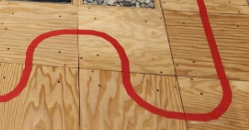
#> input picture red_line_contrast.png, 249 x 130 px, given in place of IMG_5564 2.MOV, which was not available
$ python lane_detection_api.py
#> lines starting #> are read from the running program, lines starting #| are printed output that depends on the picture; after the words box and inside, x2 and y2 are one past the last pixel; in counts of white or black regions, pixels touching at a corner belong together; pictures that were not available may be replaced by others from this repository, and a replacement may not be noted
import cv2 as cv
import numpy as np

class RedLineDetectionAPI:
    def __init__(self, frame_width=480, frame_height=480):
        self.frame_width = frame_width
        self.frame_height = frame_height
        self.left_error = None
        self.right_error = None

        self.left_history = []
        self.right_history = []
        self.history_size = 10
        self.max_jump = 10

        self.last_valid_left = None
        self.last_valid_right = None

        # Circle detection parameters
        self.circle_detected = False
        self.circle_distance = None
        self.circle_within_threshold = False
        self.distance_threshold = 10.0  # [cm]

        # Circle calibration parameters - for known red circle
        self.known_circle_diameter_cm = 20.0
        self.focal_length = None

        # Distance hysteresis parameters
        self.distance_history = []
        self.distance_history_size = 10  # Number of frames to average over
        self.max_distance_jump = 5.0    # Maximum allowed distance change between frames
        self.last_valid_distance = None

        # Hysteresis thresholds to prevent flickering
        self.near_threshold = 2.0 # Below = near
        self.far_threshold = 2.5 # Above = far

        self.circle_debug_mode = True

    # Tool
    # https://math.stackexchange.com/questions/3739230/calculate-the-distance-to-an-object-through-a-pinhole-camera-2-approaches
    def calibrate_focal_length(self, known_distance_cm, pixel_diameter):
        """Calibrate the focal length using a reference image
        known_distance_cm: how far the circle was from camera when reference image was taken
        pixel_diameter: diameter of the circle in pixels in the reference image
        """
        self.focal_length = (pixel_diameter * known_distance_cm) / self.known_circle_diameter_cm
        print(f"Camera calibrated with focal length: {self.focal_length:.2f}")

    def process_frame(self, frame):
        """Process a single frame and return left and right errors"""
        if frame is None:
            return None, None, None, None

        frame = cv.rotate(frame, cv.ROTATE_90_CLOCKWISE)
        frame = cv.resize(frame, (self.frame_width, self.frame_height))

        red_lower1 = np.array([0, 50, 50])
        red_upper1 = np.array([10, 255, 255])
        red_lower2 = np.array([170, 50, 50])
        red_upper2 = np.array([180, 255, 255])

        hsv = cv.cvtColor(frame, cv.COLOR_BGR2HSV)

        mask1 = cv.inRange(hsv, red_lower1, red_upper1)
        mask2 = cv.inRange(hsv, red_lower2, red_upper2)
        mask = cv.bitwise_or(mask1, mask2)

        # Supposed to clean up mask? - lowkey does
        kernel = np.ones((5,5), np.uint8)
        mask = cv.morphologyEx(mask, cv.MORPH_OPEN, kernel)
        mask = cv.morphologyEx(mask, cv.MORPH_CLOSE, kernel)

        red_regions = cv.bitwise_and(frame, frame, mask=mask)

        debug_frame = frame.copy()
        self.detect_circles(mask, debug_frame)

        gray = cv.cvtColor(red_regions, cv.COLOR_BGR2GRAY)
        blurred = cv.GaussianBlur(gray, (5, 5), 0)
        edges = cv.Canny(blurred, 200, 255)

        lines = cv.HoughLinesP(
            edges,
            rho=1,
            theta=np.pi/180,
            threshold=10,
            minLineLength=5,
            maxLineGap=10
        )

        bottom_row = self.frame_height
        bottom_region_height = 50
        bottom_region_top = bottom_row - bottom_region_height

        leftmost_x = self.frame_width
        rightmost_x = 0

        debug_frame = frame.copy()

        # cv.line(debug_frame, (0, bottom_region_top), (self.frame_width, bottom_region_top), (0, 255, 255), 1)
        # cv.line(debug_frame, (0, bottom_row), (self.frame_width, bottom_row), (0, 255, 255), 1)

        lines_detected = False

        if lines is not None:
            for line in lines:
                x1, y1, x2, y2 = line[0]

                cv.line(debug_frame, (x1, y1), (x2, y2), (0, 255, 0), 2)

                if (y1 >= bottom_region_top and y1 <= bottom_row) or (y2 >= bottom_region_top and y2 <= bottom_row):
                    if x2 != x1:
                        slope = (y2 - y1) / (x2 - x1)
                        intercept = y1 - slope * x1

                        x_at_bottom = int((bottom_row - intercept) / slope) if slope != 0 else x1

                        if 0 <= x_at_bottom <= self.frame_width:
                            lines_detected = True
                            if x_at_bottom < leftmost_x:
                                leftmost_x = x_at_bottom
                            if x_at_bottom > rightmost_x:
                                rightmost_x = x_at_bottom

                            # cv.circle(debug_frame, (x_at_bottom, bottom_row), 5, (0, 0, 255), -1)

        if not lines_detected:
            cv.putText(debug_frame, "No lines detected", (self.frame_width//2 - 80, self.frame_height//2),
                      cv.FONT_HERSHEY_SIMPLEX, 0.7, (0, 0, 255), 2)
            return None, None, debug_frame, edges

        raw_left_error = leftmost_x
        raw_right_error = self.frame_width - rightmost_x

        left_error = self.smooth_value(raw_left_error, self.left_history, self.last_valid_left)
        right_error = self.smooth_value(raw_right_error, self.right_history, self.last_valid_right)

        if leftmost_x < self.frame_width:
            self.last_valid_left = left_error
        if rightmost_x > 0:
            self.last_valid_right = right_error

        if leftmost_x < self.frame_width:
            smooth_left_x = int(leftmost_x)
            # cv.line(debug_frame, (0, bottom_row), (smooth_left_x, bottom_row), (255, 0, 0), 2)
            # cv.putText(debug_frame, f"L:{left_error:.1f}", (10, bottom_row-10),
            #            cv.FONT_HERSHEY_SIMPLEX, 0.5, (255, 0, 0), 2)

        if rightmost_x > 0:
            smooth_right_x = int(self.frame_width - right_error)
            # cv.line(debug_frame, (smooth_right_x, bottom_row), (self.frame_width, bottom_row), (0, 0, 255), 2)
            # cv.putText(debug_frame, f"R:{right_error:.1f}", (rightmost_x+10, bottom_row-10),
            #            cv.FONT_HERSHEY_SIMPLEX, 0.5, (0, 0, 255), 2)

        self.left_error = left_error
        self.right_error = right_error

        # Debug text for circle detection
        if self.circle_detected:
            text = f"Circle: {self.circle_distance:.1f}cm"
            color = (0, 0, 255) if self.circle_within_threshold else (0, 255, 0)
            cv.putText(debug_frame, text, (10, 30), cv.FONT_HERSHEY_SIMPLEX, 0.7, color, 2)

            if self.circle_within_threshold:
                cv.putText(debug_frame, "ACTUATE GRABBER!", (10, 60),
                           cv.FONT_HERSHEY_SIMPLEX, 0.7, (0, 0, 255), 2)

        return left_error, right_error, debug_frame, edges

    def detect_circles(self, mask, debug_frame):
        """Detect circles in the red regions and estimate their distance"""
        self.circle_detected = False
        raw_distance = None

        blurred = cv.GaussianBlur(mask, (9, 9), 2)

        if self.circle_debug_mode:
            cv.imshow('Circle Detection - Mask', mask)
            cv.imshow('Circle Detection - Blurred', blurred)

        circles = cv.HoughCircles(
            blurred,
            cv.HOUGH_GRADIENT,
            dp=1,
            minDist=self.frame_height/4,
            param1=50,
            param2=20,
            minRadius=10,
            maxRadius=int(self.frame_width/2)
        )

        if circles is not None:
            circles = np.uint16(np.around(circles))

            circle = circles[0][0]
            center_x, center_y, radius = circle[0], circle[1], circle[2]

            if self.circle_debug_mode:
                print(f"Found circle via HoughCircles: radius={radius}")

            if self.focal_length is None:
                self.focal_length = 300

            pixel_diameter = radius * 2
            raw_distance = (self.focal_length * self.known_circle_diameter_cm) / pixel_diameter

            self.circle_detected = True

            color = (0, 0, 255) if self.circle_within_threshold else (0, 255, 0)
            cv.circle(debug_frame, (center_x, center_y), radius, color, 2)
            cv.circle(debug_frame, (center_x, center_y), 2, color, 3)

            distance_text = f"{raw_distance:.1f}cm"
            cv.putText(debug_frame, distance_text,
                    (center_x - 40, center_y - radius - 10),
                    cv.FONT_HERSHEY_SIMPLEX, 0.6, (255, 255, 0), 2)

        if self.circle_detected and raw_distance is not None:
            self.circle_distance = self.smooth_distance(raw_distance)

            if self.circle_distance <= self.near_threshold:
                self.circle_within_threshold = True
            elif self.circle_distance >= self.far_threshold:
                self.circle_within_threshold = False

            color = (0, 0, 255) if self.circle_within_threshold else (0, 255, 0)
            cv.putText(debug_frame, f"Smooth: {self.circle_distance:.1f}cm",
                      (10, 90), cv.FONT_HERSHEY_SIMPLEX, 0.6, color, 2)

            if self.circle_debug_mode and raw_distance is not None:
                cv.putText(debug_frame, f"Raw: {raw_distance:.1f}cm",
                          (10, 120), cv.FONT_HERSHEY_SIMPLEX, 0.6, (255, 255, 0), 2)

    def smooth_distance(self, new_distance):
        """Apply smoothing and outlier rejection to distance measurements"""
        # Sanity check - reject obviously incorrect values
        if new_distance is None or new_distance <= 0 or new_distance > 200:  # Max reasonable distance
            return self.last_valid_distance if self.last_valid_distance is not None else 100.0

        # Outlier rejection - if the jump is too large, dampen it
        if self.last_valid_distance is not None:
            if abs(new_distance - self.last_valid_distance) > self.max_distance_jump:
                # Instead of rejecting completely, blend with previous value
                weight = self.max_distance_jump / abs(new_distance - self.last_valid_distance)
                new_distance = (new_distance * weight) + (self.last_valid_distance * (1 - weight))
                if self.circle_debug_mode:
                    print(f"Large distance jump detected! Smoothing from {self.last_valid_distance:.1f} to {new_distance:.1f}")

        self.distance_history.append(new_distance)
        if len(self.distance_history) > self.distance_history_size:
            self.distance_history.pop(0)

        if len(self.distance_history) > 0:
            total_weight = 0
            weighted_sum = 0

            for i, dist in enumerate(self.distance_history):
                weight = 1.0 + i / len(self.distance_history)
                weighted_sum += dist * weight
                total_weight += weight

            smoothed_distance = weighted_sum / total_weight
            self.last_valid_distance = smoothed_distance
            return smoothed_distance

        self.last_valid_distance = new_distance
        return new_distance

    def smooth_value(self, new_value, history, last_valid):
        """Apply smoothing and outlier rejection to a value"""
        if new_value is None or new_value <= 0 or new_value >= self.frame_width:
            return last_valid if last_valid is not None else new_value

        if history and abs(new_value - history[-1]) > self.max_jump:
            new_value = history[-1] * 0.7 + new_value * 0.3

        history.append(new_value)

        if len(history) > self.history_size:
            history.pop(0)

        if len(history) > 0:
            alpha = 0.6
            smoothed = new_value * alpha

            weight = (1 - alpha) / len(history)
            for hist_val in history[:-1]:
                smoothed += hist_val * weight

            return smoothed

        return new_value

    def process_video(self, video_path, callback=None, show_debug=True, line_detector=None):
        """Process video and report errors via callback"""
#> called with video_path = './IMG_5564 2.MOV', show_debug = True
        cap = cv.VideoCapture(video_path)

        if not cap.isOpened():
            print(f"Error: Could not open video source {video_path}")
            return

        while True:
            ret, frame = cap.read()
#> frame is the input picture: shape (130, 249, 3); mean B, G, R 89.7, 135.4, 186.2
            if not ret:
                print("End of video or error reading frame")
                break

            left_error, right_error, debug_frame, edges = self.process_frame(frame)
#> in process_frame, `frame = cv.rotate(frame, cv.ROTATE_90_CLOCKWISE)`:
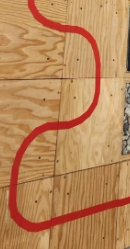
#> frame: shape (249, 130, 3); mean of channels 0, 1, 2 89.7, 135.4, 186.2; drawn as B, G, R
#> in process_frame, `hsv = cv.cvtColor(frame, cv.COLOR_BGR2HSV)`: hsv: shape (480, 480, 3); mean H, S, V 15, 133.6, 186.1
#> in process_frame, `mask1 = cv.inRange(hsv, red_lower1, red_upper1)`:
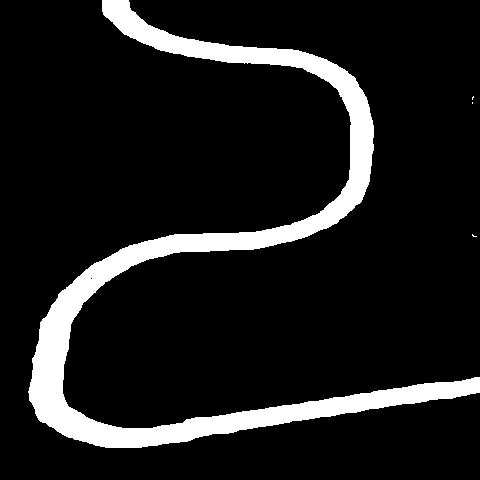
#> mask1: shape (480, 480); 11% white; 4 white regions (3 under 20 px), largest, box (x1, y1, x2, y2) and area: (28, 0, 480, 448) 25409
#> in process_frame, `mask2 = cv.inRange(hsv, red_lower2, red_upper2)`: mask2: shape (480, 480); 0% white in thin lines or dots, all inside (x1, y1, x2, y2) = (91, 278, 92, 279)
#> in process_frame, `mask = cv.bitwise_or(mask1, mask2)`: mask: shape (480, 480); 11% white; 4 white regions (3 under 20 px), largest, box (x1, y1, x2, y2) and area: (28, 0, 480, 448) 25410
#> in process_frame, `mask = cv.morphologyEx(mask, cv.MORPH_OPEN, kernel)`: mask: shape (480, 480); 11% white; 1 white region, box (x1, y1, x2, y2) and area: (29, 0, 480, 448) 25406
#> in process_frame, `mask = cv.morphologyEx(mask, cv.MORPH_CLOSE, kernel)`: mask: shape (480, 480); 11% white; 1 white region, box (x1, y1, x2, y2) and area: (29, 0, 480, 448) 25411
#> in detect_circles, `blurred = cv.GaussianBlur(mask, (9, 9), 2)`:
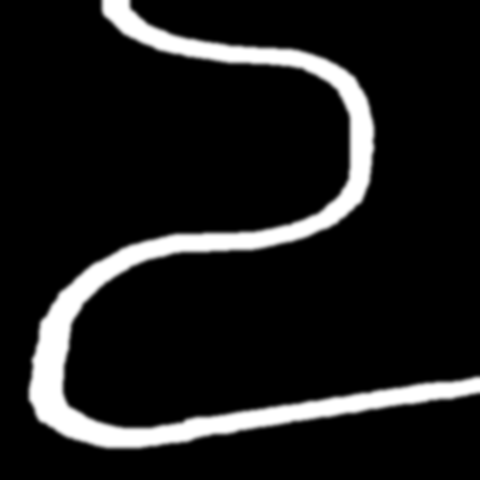
#> blurred: shape (480, 480); min 0, max 255, mean 28.1
#> in detect_circles, `circles = cv.HoughCircles( blurred, cv.HOUGH_GRADIENT, dp=1, minDist=s..`: circles = [[195.5, 394.5, 143.4], [266.5, 137.5, 106.4]]
#> in detect_circles, `circles = np.uint16(np.around(circles))`: circles = [[196, 394, 143], [266, 138, 106]]
#> in detect_circles, `circle = circles[0][0]`: circle = [196, 394, 143]
#> in detect_circles, `center_x, center_y, radius = circle[0], circle[1], circle[2]`: center_x = 196; center_y = 394; radius = 143
#| Found circle via HoughCircles: radius=143
#> in detect_circles, `pixel_diameter = radius * 2`: pixel_diameter = 286
#> in detect_circles, `raw_distance = (self.focal_length * self.known_circle_diameter_cm) / p..`: raw_distance = 20.98
#> in detect_circles, `cv.circle(debug_frame, (center_x, center_y), 2, color, 3)`: debug_frame: shape (480, 480, 3); mean of channels 0, 1, 2 89, 136.5, 184.6
#> in detect_circles, `distance_text = f"{raw_distance:.1f}cm"`: distance_text = '21.0cm'
#> the loop in smooth_distance, `for i, dist in enumerate(self.distance_history):` made 1 pass
#> (dist, weight, weighted_sum, total_weight) on pass 1: (20.98, 1, 20.98, 1)
#> after the loop in smooth_distance, `for i, dist in enumerate(self.distance_history):`: total_weight = 1; weighted_sum = 20.98
#> in process_frame, `gray = cv.cvtColor(red_regions, cv.COLOR_BGR2GRAY)`:
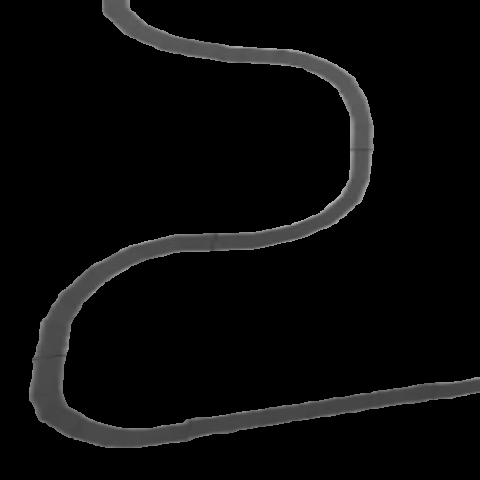
#> gray: shape (480, 480); min 0, max 191, mean 9.9
#> in process_frame, `edges = cv.Canny(blurred, 200, 255)`:
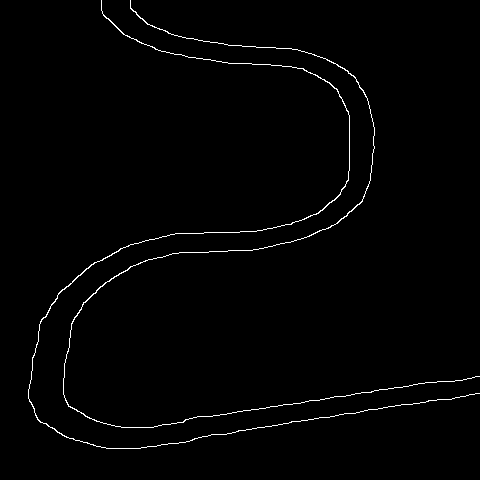
#> edges: shape (480, 480); 1.2% white in thin lines or dots, all inside (x1, y1, x2, y2) = (28, 0, 480, 449)
#> in process_frame, `lines = cv.HoughLinesP( edges, rho=1, theta=np.pi/180, threshold=10, m..`: lines = 93 rows, first 6: [202, 436, 216, 434], [351, 394, 396, 387], [237, 411, 371, 392], [220, 434, 321, 417], [246, 63, 303, 68], [64, 436, 109, 448]
#> the loop in process_frame, `for line in lines:` made 93 passes
#> (x1, y1, x2, y2, slope, intercept, x_at_bottom, leftmost_x) on pass 6: (64, 436, 109, 448, 0.267, 418.9, 229, 229)
#> (x1, y1, x2, y2, slope, intercept, x_at_bottom, leftmost_x) on passes 52, 75: (37, 419, 63, 435, 0.615, 396.2, 136, 136), (36, 417, 64, 435, 0.643, 393.9, 134, 134)
#> after the loop in process_frame, `for line in lines:`:
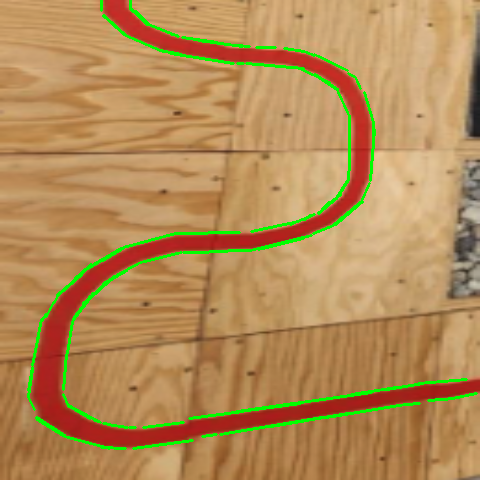
#> debug_frame: shape (480, 480, 3); mean of channels 0, 1, 2 86.9, 139.5, 179.9; drawn as B, G, R
#> after the loop in process_frame, `for line in lines:`: leftmost_x = 134; rightmost_x = 229
#> in process_frame, `raw_left_error = leftmost_x`: raw_left_error = 134
#> in process_frame, `raw_right_error = self.frame_width - rightmost_x`: raw_right_error = 251
#> in smooth_value, `smoothed = new_value * alpha`: smoothed = 80.4
#> in smooth_value, `weight = (1 - alpha) / len(history)`: weight = 0.4
#> after the loop in smooth_value, `for hist_val in history[:-1]:`: smoothed = 80.4
#> in process_frame, `right_error = self.smooth_value(raw_right_error, self.right_history, s..`: right_error = 150.6
#> in process_frame, `self.last_valid_left = left_error`: self.last_valid_left = 80.4
#> in process_frame, `self.last_valid_right = right_error`: self.last_valid_right = 150.6
#> in process_frame, `smooth_left_x = int(leftmost_x)`: smooth_left_x = 134
#> in process_frame, `smooth_right_x = int(self.frame_width - right_error)`: smooth_right_x = 329
#> in process_frame, `self.left_error = left_error`: self.left_error = 80.4
#> in process_frame, `self.right_error = right_error`: self.right_error = 150.6
#> in process_frame, `text = f"Circle: {self.circle_distance:.1f}cm"`: text = 'Circle: 21.0cm'
#> in process_frame, `cv.putText(debug_frame, text, (10, 30), cv.FONT_HERSHEY_SIMPLEX, 0.7, ..`:
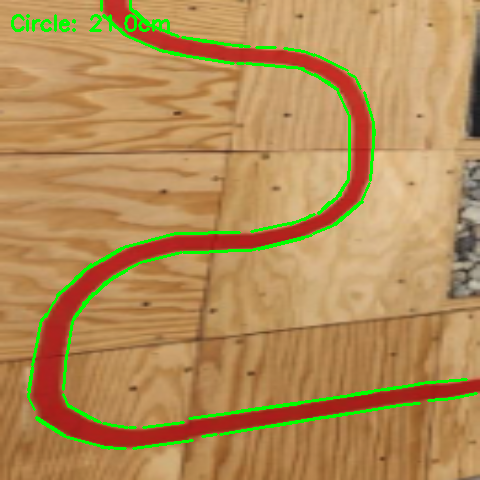
#> debug_frame: shape (480, 480, 3); 0.4% of pixels changed, all inside (x1, y1, x2, y2) = (11, 14, 170, 32); drawn as B, G, R
#> left_error = 80.4; right_error = 150.6

            if callback is not None and left_error is not None and right_error is not None:
                callback(left_error, right_error)
#> in motor_control_callback, `position_error = left_error - right_error`: position_error = -70.2
#> in motor_control_callback, `correction = Kp * position_error`: correction = -0.702
#> in motor_control_callback, `left_voltage = base_voltage - correction`: left_voltage = 8.1
#> in motor_control_callback, `right_voltage = base_voltage + correction`: right_voltage = 6.7
#> in motor_control_callback, `left_voltage = max(0, min(base_voltage, left_voltage))`: left_voltage = 7.4
#| Lane errors - Left: 80.4px, Right: 150.6px
#| Position error: -70.2px (Correction: -0.70V)
#| Motor voltages - Left: 7.40V, Right: 6.70V

            if show_debug:
                cv.imshow('Edges', edges)
                cv.imshow('Red Line Detection', debug_frame)

            if cv.waitKey(30) & 0xFF == ord('q'):
#> (key q is pressed here)
                break

            print(line_detector.get_circle_info())

        cap.release()
        if show_debug:
            cv.destroyAllWindows()

    def get_errors(self):
        """Get the most recent error values"""
        return self.left_error, self.right_error

    # Serve distance info to servo
    def get_circle_info(self):
        """Get information about the detected circle"""
        return {
            "detected": self.circle_detected,
            "distance": self.circle_distance,
            "within_threshold": self.circle_within_threshold,
            # "raw_history": self.distance_history if self.distance_history else None
        }

def motor_control_callback(left_error, right_error):
    """Proportional control for steering based on lane detection errors"""
    if left_error is None or right_error is None:
        print("No lines detected - stopping motors")
        left_voltage = 0
        right_voltage = 0
        print(f"Motor voltages - Left: {left_voltage:.2f}V, Right: {right_voltage:.2f}V")
        return

    position_error = left_error - right_error

    base_voltage = 7.4

    # Proportional gain (adjust on testing)
    Kp = 0.01

    correction = Kp * position_error

    left_voltage = base_voltage - correction
    right_voltage = base_voltage + correction

    left_voltage = max(0, min(base_voltage, left_voltage))
    right_voltage = max(0, min(base_voltage, right_voltage))

    print(f"Lane errors - Left: {left_error:.1f}px, Right: {right_error:.1f}px")
    print(f"Position error: {position_error:.1f}px (Correction: {correction:.2f}V)")
    print(f"Motor voltages - Left: {left_voltage:.2f}V, Right: {right_voltage:.2f}V")

if __name__ == "__main__":
    line_detector = RedLineDetectionAPI()

    line_detector.focal_length = 300

    line_detector.circle_debug_mode = True

    video_path = './IMG_5564 2.MOV'
    line_detector.process_video(video_path, callback=motor_control_callback, line_detector=line_detector)

    # For webcam:
    # line_detector.process_video(0, callback=motor_control_callback)
